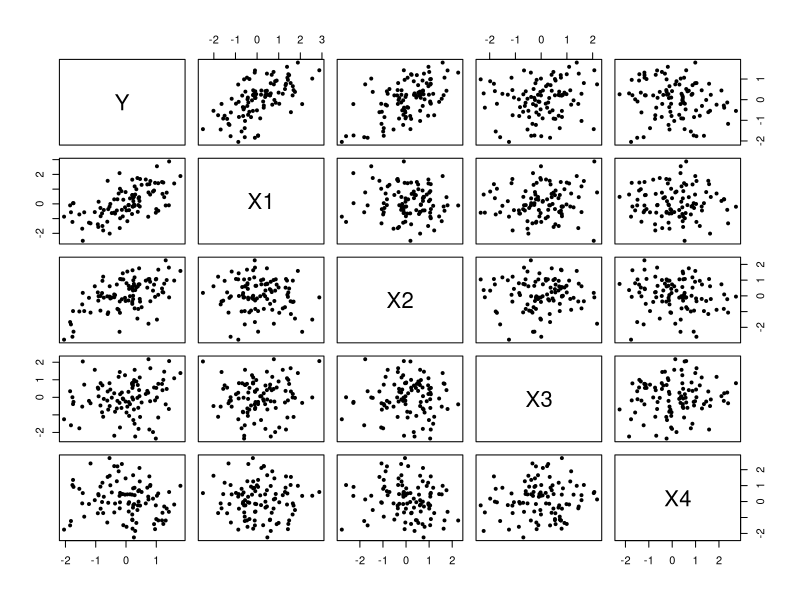
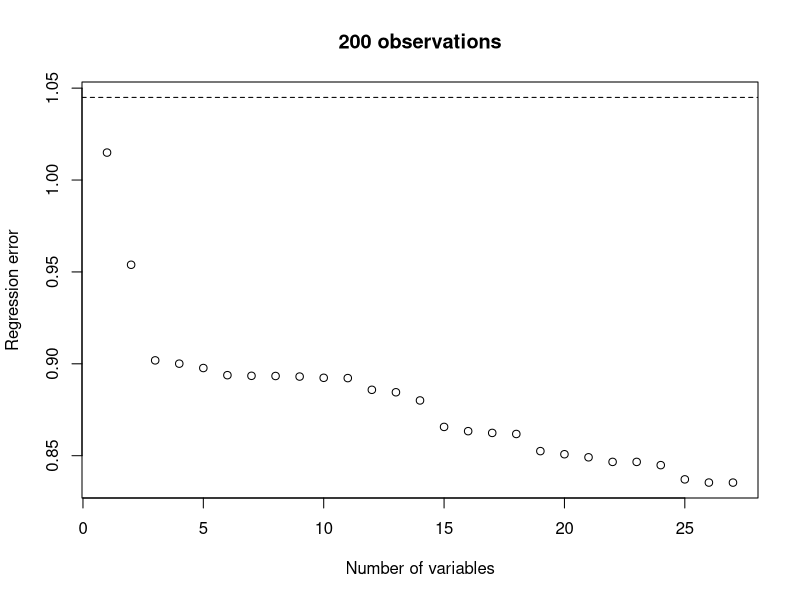
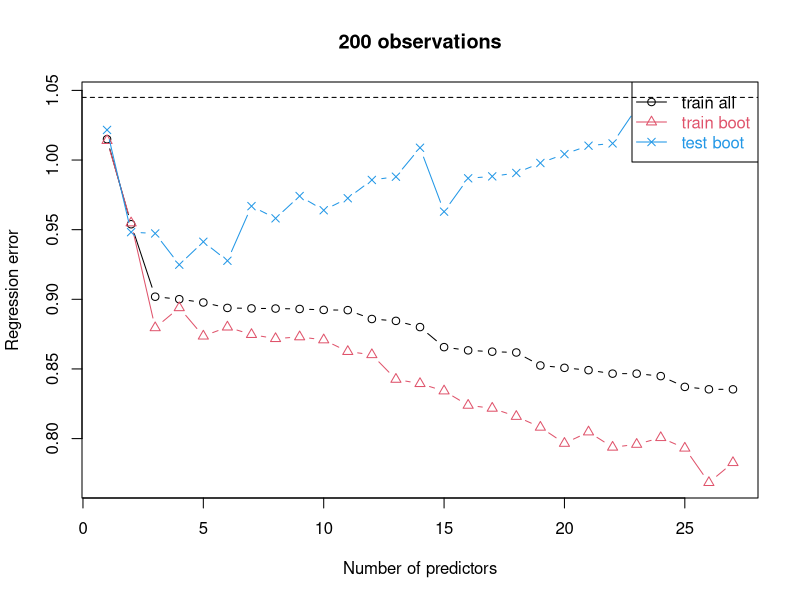
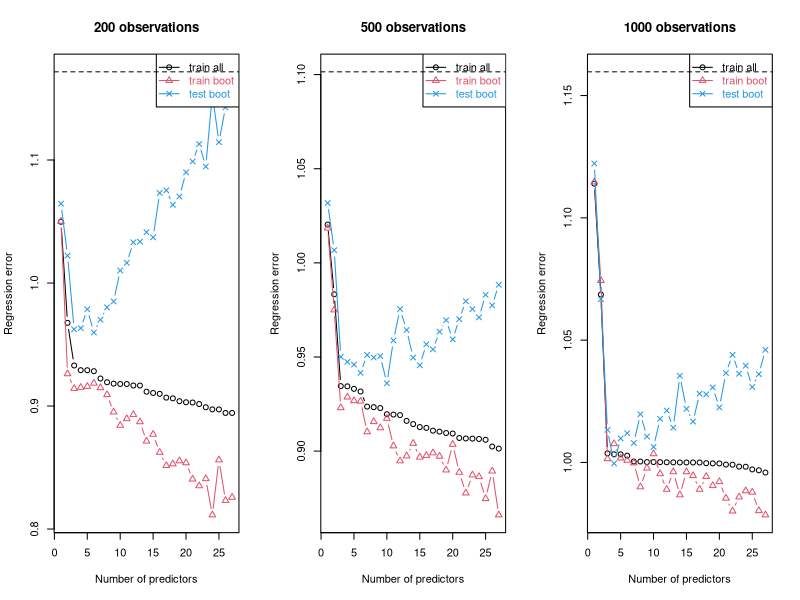
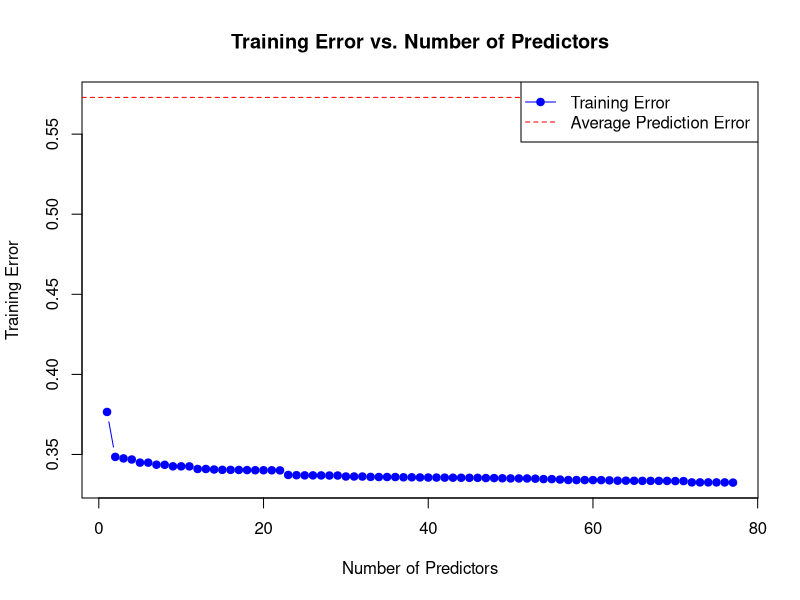

The R source for these figures, in order: (Note: a time limit stopped this script after it produced the figures.)
## ---- chunk 1
knitr::opts_chunk$set(echo = TRUE)
library(ggplot2)
## ---- chunk 2
simulateLinQuadData <- function(N_obs=100, N_X_vars=5, Y_dep_idx=1:2, SDerr=0.5) {
  # Simulate N_obs observations of N_X_vars normal variables, 
  # save the result as a matrix (rows = observations, columns = variables):
  xTmp <- matrix(rnorm(N_obs*N_X_vars),ncol=N_X_vars)
  colnames(xTmp) <- paste0("X",1:N_X_vars)
  # Now generate additional predictor variables as all pairwise products of the
  # variables X1, ..., Xn (including by itself), X1*X1, X1*X2, X1*X3, ..., Xn*Xn:
  x2Tmp <- NULL  # matrix of the higher order variables we want to append
  tmpColnames <- NULL  # vector of variable names, we will build it as we go
  # for each original variable:
  for ( i in 1:ncol(xTmp) ) {
    # multiply it by itself and by all other (original) variables, one by one,
    # but excluding pairwise combinations that were already generated: 
    for ( j in i:ncol(xTmp) ) {
      x2Tmp <- cbind(x2Tmp,xTmp[,i]*xTmp[,j])
      # append the name for the column we just generated:
      tmpColnames <- c(tmpColnames,paste0("X",i,"X",j))
    }
  }
  # now assign the column names:
  colnames(x2Tmp) <- tmpColnames
  # ...and bind the "original" variables and higher-order predictors
  # built from them together:
  Xdat <- cbind(xTmp,x2Tmp)
  
  # create outcome as an average (i.e. equally-weighted sum) of the 
  # specified variables only, plus some noise:
  y <- rowMeans(Xdat[,Y_dep_idx])+rnorm(N_obs,sd=SDerr)
  
  data.frame(Y=y,Xdat)
}
## ---- chunk 3
simDat <- simulateLinQuadData()
class(simDat)
dim(simDat)
head(simDat)
pairs(simDat[,1:5], pch=19, cex=0.6)
## ---- chunk 4
lm(Y~X1+X2+X1X1+X1X2+X2X2,simDat)
## ---- chunk 5
# same result as above: here we subset the data to the columns we want to use
# and then use "fit against everything available" formula:
lm(Y~.,data=simDat[,c("Y","X1","X2","X1X1","X1X2","X2X2")])
## ---- chunk 6
lm(Y~.,data=simDat[,c(1:3,7,8,12)])
## ---- chunk 7
f_str <- paste0("Y~",paste(colnames(simDat)[c(2:3,7,8,12)],collapse="+"))
# just to see what these 'paste' commands produce:
print(f_str)
# now use that dynamically built string as a formula:
lm(as.formula(f_str),data=simDat)
## ---- chunk 8
simDat <- simulateLinQuadData(N_obs=200, N_X_vars=6, Y_dep_idx=1:3, SDerr=1)
df2plot <- NULL
for ( i in 2:ncol(simDat) ) {
  lmTmp <- lm(Y~.,simDat[,1:i]) # fit Y against all variables 1 through i
  errTmp <- sqrt(mean((simDat[,"Y"]-predict(lmTmp))^2)) # compute mean square error
  # save the current number of variables used and the model mean square error:
  df2plot <- rbind(df2plot,data.frame(nvars=i-1,err=errTmp))
}
plot(df2plot,
     xlab="Number of variables",ylab="Regression error",
     main=paste(nrow(simDat),"observations"),
     ylim=c(min(df2plot[,"err"]),sqrt(mean((simDat[,"Y"]-mean(simDat[,"Y"]))^2))))
abline(h=sqrt(mean((simDat[,"Y"]-mean(simDat[,"Y"]))^2)),lty=2)
## ---- chunk 9
bootTrainTestErrOneAllVars <- function(inpDat,nBoot=100) {
  # matrices to store bootstrap training and test errors; columns will correspond to
  # models with different numbers of variables included (from 1 through all of them) and 
  # rows will correspond to bootstrap iterations; for instance, the errors of models with one and two variables 
  # (Y~X1 and Y~X1+X2) will be found in columns 1 and 2, respectively, and those columns will
  # store nBoot values:
  errTrain <- matrix(NA,nrow=nBoot,ncol=ncol(inpDat)-1)
  errTest <- matrix(NA,nrow=nBoot,ncol=ncol(inpDat)-1)
  # vector to store the training error of each model
  # fitted on all observations:
  allTrainErr <- numeric()
  # this loop tries different models: with 1, 2, 3, ... predictor variables
  # (note that first predictor is the second column in
  # the input data - the first column is the outcome "Y"):
  for ( iTmp in 2:ncol(inpDat) ) {
    # fit model that inludes iTmp-1 first variables (in the order they occur
    # in the columns of inpDat):
    lmTmp <- lm(Y~.,inpDat[,1:iTmp])
    
    # (use summary(lmTmp)$sigma if you want correction for the degrees of freedom)
    # training error of the current model (iTmp-1 predictors) fitted on all data: 
    allTrainErr[iTmp-1] <- sqrt(mean((inpDat[,"Y"]-predict(lmTmp))^2))
    
    # Now let's cross-validate the current model using bootstrap.
    # Perform nBoot intependent bootstrapping resamplings to accumulate the statistics:
    for ( iBoot in 1:nBoot ) {
      # in each resampling iteration, generate a new bootstrapped sample
      # (replace=TRUE is critical for bootstrap to work correctly!):
      tmpBootIdx <- sample(nrow(inpDat),nrow(inpDat),replace=TRUE)
      # now tmpBootIdx are the indexes of observations in the original data that were 
      # randomly selected (in this particular bootstrap iteration) to be placed into the training set.
      # Now fit the current model on the bootstrap sample:
      lmTmpBoot <- lm(Y~.,inpDat[tmpBootIdx,1:iTmp])
      # calculate the MSE for the current bootstrap iteration
      # (or use summary(lmTmpBoot)$sigma for degrees of freedom correction):
      errTrain[iBoot,iTmp-1] <- sqrt(mean((inpDat[tmpBootIdx,"Y"]-predict(lmTmpBoot))^2))
      # test error is calculated on the observations
      # =not= in the bootstrap sample - thus "-tmpBootIdx"
      errTest[iBoot,iTmp-1] <- sqrt(mean((inpDat[-tmpBootIdx,"Y"]-
                                            predict(lmTmpBoot,newdata=inpDat[-tmpBootIdx,1:iTmp]))^2))
    }
  }
  # return results (bootstrap training errors, bootstrap test errors, and training errors
  # claculated on the full dataset) as different slots in the list:
  list(bootTrain=errTrain,bootTest=errTest,allTrain=allTrainErr)
}
## ---- chunk 10
# wrapper for plotting:
# takes the result returned by our bootstrapping functions. colMeans() will calculate the *average*
# train and test errors (averaged across rows, i.e. across multiple bootstrap iterations):
plotBootRegrErrRes <- function(inpRes,inpPchClr=c(1,2,4),...) {
  matplot(1:length(inpRes$allTrain),cbind(inpRes$allTrain, 
                                          colMeans(inpRes$bootTrain),
                                          colMeans(inpRes$bootTest)
                                          ),
          pch=inpPchClr,col=inpPchClr,lty=1,type="b",xlab="Number of predictors",ylab="Regression error",...)
  legend("topright",c("train all","train boot","test boot"),
         col=inpPchClr,text.col=inpPchClr,pch=inpPchClr,lty=1)
}
bootErrRes <- bootTrainTestErrOneAllVars(simDat,30)
plotBootRegrErrRes(bootErrRes,main="200 observations",ylim=c(min(colMeans(bootErrRes$bootTrain)),sqrt(mean((mean(simDat[,"Y"])-simDat[,"Y"])^2))))
abline(h=sqrt(mean((mean(simDat[,"Y"])-simDat[,"Y"])^2)),lty=2)
## ---- chunk 11
old.par <- par(mfrow=c(1,3))
for ( tmpNobs in c(200,500,1000) ) {
  simDat <- simulateLinQuadData(N_obs=tmpNobs, N_X_vars=6, Y_dep_idx=1:3, SDerr=1)
  bootErrRes <- bootTrainTestErrOneAllVars(simDat,30)
  plotBootRegrErrRes(bootErrRes,main=paste(tmpNobs,"observations"),ylim=c(min(colMeans(bootErrRes$bootTrain)),sqrt(mean((mean(simDat[,"Y"])-simDat[,"Y"])^2))))
  abline(h=sqrt(mean((mean(simDat[,"Y"])-simDat[,"Y"])^2)),lty=2)
}
par(old.par)
## ---- chunk 12
# Read dataset
myDat <- read.csv("fund-raising-with-predictions.csv")

# Drop the categorical attributes
myDat <- myDat[, !names(myDat) %in% c("gender", "predcontr")]

# Log-transform the predictors and the outcome 
myDat <- log(myDat + 1) # (adding 1 to avoid NaN)

# Calculate correlations matrix
correlations <- abs(cor(myDat))
print(correlations)

# Rearrange columns based on correlation with outcome
correlation_order <- order(correlations[, "contrib"], decreasing = TRUE)

# Reorder the dataset columns
myDat <- myDat[, c("contrib", names(myDat)[correlation_order][names(myDat)[correlation_order] != "contrib"])]

# View the prepared dataset
head(myDat)
## ---- chunk 13
# List of all continuous predictors (excluding the outcome)
predictors <- names(myDat)[2:ncol(myDat)]

# Create a function to generate quadratic terms
generate_quadratic_terms <- function(data, predictors) {
  for (i in 1:length(predictors)) {
    for (j in i:length(predictors)) {
      # Create pairwise product terms and add them to the dataset
      new_col_name <- paste(predictors[i], predictors[j], sep = "X")
      data[[new_col_name]] <- data[[predictors[i]]] * data[[predictors[j]]]
    }
  }
  return(data)
}

# Apply the function to myDat to generate the quadratic terms
myDat_quadratic <- generate_quadratic_terms(myDat, predictors)

# View the updated dataset with quadratic terms
head(myDat_quadratic)

## ---- chunk 14

# Initialize vectors to store the number of predictors and corresponding training errors
num_predictors <- 1:(ncol(myDat_quadratic) - 1)
train_errors <- numeric(length(num_predictors))

# Loop over the number of predictors to fit models incrementally
for (i in num_predictors) {
  # Fit a linear model using the first 'i' predictors
  model <- lm(contrib ~ ., data = myDat_quadratic[, 1:(i + 1)])
  
  # Calculate training error
  train_errors[i] <- sqrt(mean((myDat_quadratic$contrib - predict(model, myDat_quadratic[, 1:(i + 1)]))^2))
}

# Calculate the error when predicting all outcomes as the average
avg_error <- sqrt(mean((myDat_quadratic$contrib - mean(myDat_quadratic$contrib))^2))

# Plot training error as a function of the number of predictors
plot(num_predictors, train_errors, type = "b", col = 'blue', pch = 19,
     xlab = "Number of Predictors", ylab = "Training Error",
     main = "Training Error vs. Number of Predictors",
     ylim = c(min(train_errors), max(avg_error, max(train_errors))))
abline(h = avg_error, col = "red", lty = 2)

# Add a legend to indicate the error from predicting the average
legend("topright", legend = c("Training Error", "Average Prediction Error"),
       col = c("blue", "red"), lty = c(1, 2), pch = c(19, NA))

## ---- chunk 15
bootTrainTestErrFundraising <- function(inpDat, responseVar="contrib", nBoot=100) {
  # Make sure response variable is in the first column and predictors follow
  inpDat <- inpDat[, c(responseVar, setdiff(colnames(inpDat), responseVar))]
  
  # Matrices to store bootstrap training and test errors
  errTrain <- matrix(NA, nrow=nBoot, ncol=ncol(inpDat) - 1)
  errTest <- matrix(NA, nrow=nBoot, ncol=ncol(inpDat) - 1)
  
  # Vector to store training error of each model fitted on all observations
  allTrainErr <- numeric()
  
  # Loop over models with increasing number of predictors
  for (iTmp in 2:ncol(inpDat)) {
    # Fit model with iTmp - 1 predictors
    lmTmp <- lm(as.formula(paste(responseVar, "~ .")), inpDat[, 1:iTmp])
    
    # Training error on the full dataset
    allTrainErr[iTmp - 1] <- sqrt(mean((inpDat[[responseVar]] - predict(lmTmp))^2))
    
    # Bootstrap resampling
    for (iBoot in 1:nBoot) {
      # Bootstrap sample
      tmpBootIdx <- sample(nrow(inpDat), nrow(inpDat), replace=TRUE)
      lmTmpBoot <- lm(as.formula(paste(responseVar, "~ .")), inpDat[tmpBootIdx, 1:iTmp])
      
      # Training error on bootstrap sample
      errTrain[iBoot, iTmp - 1] <- sqrt(mean((inpDat[tmpBootIdx, responseVar] - predict(lmTmpBoot))^2))
      
      # Test error on the observations not in the bootstrap sample
      errTest[iBoot, iTmp - 1] <- sqrt(mean((inpDat[-tmpBootIdx, responseVar] -
                                             predict(lmTmpBoot, newdata=inpDat[-tmpBootIdx, 1:iTmp]))^2))
    }
  }
  
  # Return training and test errors
  list(bootTrain=errTrain, bootTest=errTest, allTrain=allTrainErr)
}

## ---- chunk 16
# Assuming you have your bootstrapping results in 'result' from the bootTrainTestErrFundraising
result <- bootTrainTestErrFundraising(myDat_quadratic, responseVar="contrib", nBoot=100)

# Now using plotBootRegrErrRes to plot
plotBootRegrErrRes(result, main="Fundraising Dataset Bootstrap Errors",
                   ylim=c(min(c(colMeans(result$bootTrain), colMeans(result$bootTest))),
                          max(c(colMeans(result$bootTrain), colMeans(result$bootTest)))))

## ---- chunk 17
# Compare to competition participant errors
origDat <- read.csv("fund-raising-with-predictions.csv")
competition_errors <- (log(origDat$contrib) - log(origDat$predcontr))^2
competition_error <- sqrt(mean(competition_errors))

# Output the comparison of model errors
cat("Average Training Error:", mean(result$bootTrain), "\n")
cat("Average Test Error:", mean(result$bootTest), "\n")
cat("Competition Model Error:", competition_error, "\n")

res <- bootTrainTestErrFundraising(myDat, responseVar="contrib", nBoot=100)

plotBootRegrErrRes(res, main="Fundraising Dataset Bootstrap Errors",
                   ylim=c(min(c(colMeans(result$bootTrain), colMeans(result$bootTest))),
                          competition_error))
abline(h=competition_error, col="green", lty=2)  # Competition model error 

legend("topright", legend=c("Training Error", "Test Error", "Train All","Competition Error"), col=c("blue", "red", "black","green"), lty=1:2)

## ---- chunk 18
old.par <- par(mfrow=c(1,3))
for (tmpNobs in c(200,500,1000) ) {
  newDat <- myDat_quadratic[1:tmpNobs, ]
  res <- bootTrainTestErrFundraising(newDat,responseVar="contrib", nBoot=30)
  plotBootRegrErrRes(res,main=paste(tmpNobs,"observations"),ylim=c(0.1,1.0))
}
par(old.par)
